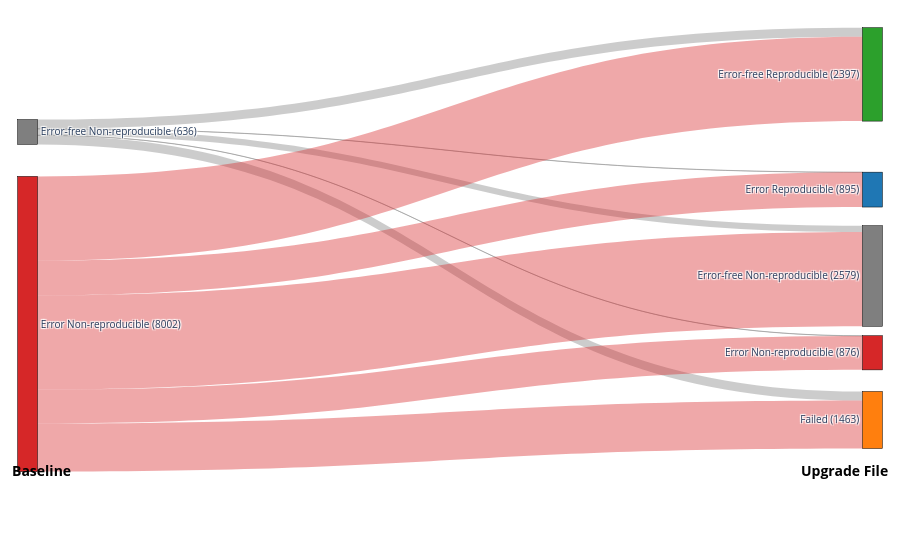

The cell this chart's notebook holds for it:
### Markdown cell above
# Upgrade

### Code cell
from collections import Counter
import json
import os
from pathlib import Path
from tqdm import tqdm
import plotly.graph_objects as go

with open("./verification/baseline_non_reproducible.json") as f:
    baselione_non_reproducible = json.load(f)
    
# Build Flow Data
labels = [
    "Error-free Reproducible", 
    "Error Reproducible", 
    "Error-free Non-reproducible", 
    "Error Non-reproducible", 
    "Failed"
]

NON_REPRO_BASELINE = ["Error-free Non-reproducible", "Error Non-reproducible"]
common_files = {k for k in baseline_cats if k in baselione_non_reproducible}
common_files = set(baseline_cats.keys()) & set(gpt_file_cats.keys())
print(f"Plotting {len(common_files)} common files.")
left_order = [l for l in labels if l in NON_REPRO_BASELINE]
right_order = labels[:]  # always show all 5 on Upgrade side

# Create node lists (left + right)
node_labels = left_order + right_order
n_left = len(left_order)
n_right = len(right_order)

# Fixed node positions
def _spread(n, top=0.05, bottom=0.95):
    if n <= 1:
        return [(top + bottom) / 2]
    step = (bottom - top) / (n - 1)
    return [top + i * step for i in range(n)]

node_x = [0.02] * n_left + [0.98] * n_right
# node_y = _spread(n_left, top=0.15, bottom=0.55) + _spread(n_right, top=0.05, bottom=0.95)
# Keep left spacing as-is; tighten lower right gaps
right_y = [0.03, 0.27, 0.45, 0.61, 0.75]  # tighter gaps for lower nodes
node_y = _spread(n_left, top=0.15, bottom=0.55) + right_y


# Create source (0-4) and target (5-9) indices
label_to_node_src = {l: i for i, l in enumerate(left_order)}
label_to_node_tgt = {l: i + n_left for i, l in enumerate(right_order)}

# Color palette for links (optional)
colors = {
    "Error-free Reproducible": "rgba(44, 160, 44, 0.4)",      # Green
    "Error-free Non-reproducible": "rgba(127, 127, 127, 0.4)", # Gray
    "Error Reproducible": "rgba(31, 119, 180, 0.4)",          # Blue
    "Error Non-reproducible": "rgba(214, 39, 40, 0.4)",       # Red
    "Failed": "rgba(255, 127, 14, 0.4)"                    # Orange
}

# common files
# common_files = set(baseline_cats.keys()) & set(gpt_file_cats.keys())
# print(f"Plotting {len(common_files)} common files.")

# Count transitions
transitions = {}
src_node_totals = {l: 0 for l in left_order}

for f in common_files:
    src = baseline_cats[f]
    tgt = gpt_file_cats[f] 
    if src not in label_to_node_src or tgt not in label_to_node_tgt:
        continue
    key = (src, tgt)
    transitions[key] = transitions.get(key, 0) + 1
    src_node_totals[src] += 1

# Calculate counts per category for labelling
src_counts = {l: 0 for l in left_order}
tgt_counts = {l: 0 for l in right_order}

# Helper for calculation
source_indices = []
target_indices = []
values = []
link_colors = []
link_customdata = []
link_labels = []

draw_order = [
    "Error-free Reproducible",
    "Error Reproducible",      # draw blue later (on top)
    "Error-free Non-reproducible",
    "Error Non-reproducible",  # draw red earlier
    "Failed",
]

# Build plot data
for (src_cat, tgt_cat), count in sorted(
    transitions.items(),
    key=lambda kv: (
        draw_order.index(kv[0][0]), # Sort by Source (Layering)
        draw_order.index(kv[0][1]) # Sort by Target (uncrossing)
    )
):
    src_counts[src_cat] += count
    tgt_counts[tgt_cat] += count
    
    source_indices.append(label_to_node_src[src_cat])
    target_indices.append(label_to_node_tgt[tgt_cat])
    values.append(count)
    link_colors.append(colors[src_cat])
    
    # Calculate percentage relative to the SOURCE node total
    # e.g., 502 / 3007 if 3007 is the total for that source category
    total_in_src = src_node_totals[src_cat]
    pct = (count / total_in_src) * 100 if total_in_src > 0 else 0
    
    # Format: "502, 502/3007 (16.7%)"
    info_str = f"{count}, {pct:.1f}%"
    link_customdata.append(info_str)
    link_labels.append(info_str)

# Update labels with counts
global_baseline = Counter(baseline_cats.values())
src_labels = [f"{l} ({global_baseline[l]})" for l in left_order]
global_baseline = Counter(gpt_file_cats.values())
tgt_labels = [f"{l} ({global_baseline[l]})" for l in right_order]

# Build link annotations at the midpoint of each link
link_annotations = []
for i, (s, t) in enumerate(zip(source_indices, target_indices)):
    x_mid = (node_x[s] + node_x[t]) / 2
    y_mid = (node_y[s] + node_y[t]) / 2
    link_annotations.append(
        dict(
            x=x_mid,
            y=y_mid,
            xref="paper",
            yref="paper",
            text=link_labels[i],
            showarrow=False,
            font=dict(size=10, color="black"),
            bgcolor="rgba(255,255,255,0.6)",
        )
    )

# Plot
fig = go.Figure(data=[go.Sankey(
    arrangement="fixed",
    node = dict(
        pad = 40,
        thickness = 20,
        line = dict(color = "black", width = 0.5),
        label = src_labels + tgt_labels, # Label list repeats for left and right with counts
        color = [colors[l].replace("0.4", "1.0") for l in left_order + right_order],
        x=node_x,
        y=node_y,
    ),
    link = dict(
        source = source_indices,
        target = target_indices,
        value = values,
        color = link_colors,
        # Plotly Sankey does not support static text on links, 
        # so we use hover labels to display the detailed stats.
        customdata = link_customdata,
        hovertemplate='From: %{source.label}<br>To: %{target.label}<br>Stats: %{customdata}<extra></extra>'
    ))])

fig.update_layout(
    # title_text="Notebook Status Flow", 
    font_size=10,
    annotations=[
        dict(
            x=0, y=0.12,
            xref="paper", yref="paper",
            text="Baseline",
            showarrow=False,
            font=dict(size=14, color="black", weight="bold")
        ),
        dict(
            x=1, y=0.12,
            xref="paper", yref="paper",
            text="Upgrade File",
            showarrow=False,
            font=dict(size=14, color="black", weight="bold")
        )
    ],
    margin=dict(b=20, t=60, l=10, r=10) # Add bottom margin for annotations
)
fig.write_image("sankey_baseline_vs_f-upgrade.png", scale=3)
fig.show()

### Figure 1 — Plotly figure (JSON) as saved in the notebook; plotly's stock layout.template omitted (floating-point values rounded to 4 significant figures)
{"data": [{"arrangement": "fixed", "link": {"color": ["rgba(127, 127, 127, 0.4)", "rgba(127, 127, 127, 0.4)", "rgba(127, 127, 127, 0.4)", "rgba(127, 127, 127, 0.4)", "rgba(127, 127, 127, 0.4)", "rgba(214, 39, 40, 0.4)", "rgba(214, 39, 40, 0.4)", "rgba(214, 39, 40, 0.4)", "rgba(214, 39, 40, 0.4)", "rgba(214, 39, 40, 0.4)"], "customdata": ["234, 36.8%", "4, 0.6%", "163, 25.6%", "4, 0.6%", "231, 36.3%", "2163, 28.6%", "891, 11.8%", "2416, 31.9%", "872, 11.5%", "1232, 16.3%"], "hovertemplate": "From: %{source.label}<br>To: %{target.label}<br>Stats: %{customdata}<extra></extra>", "source": [0, 0, 0, 0, 0, 1, 1, 1, 1, 1], "target": [2, 3, 4, 5, 6, 2, 3, 4, 5, 6], "value": [234, 4, 163, 4, 231, 2163, 891, 2416, 872, 1232]}, "node": {"color": ["rgba(127, 127, 127, 1.0)", "rgba(214, 39, 40, 1.0)", "rgba(44, 160, 44, 1.0)", "rgba(31, 119, 180, 1.0)", "rgba(127, 127, 127, 1.0)", "rgba(214, 39, 40, 1.0)", "rgba(255, 127, 14, 1.0)"], "label": ["Error-free Non-reproducible (636)", "Error Non-reproducible (8002)", "Error-free Reproducible (2397)", "Error Reproducible (895)", "Error-free Non-reproducible (2579)", "Error Non-reproducible (876)", "Failed (1463)"], "line": {"color": "black", "width": 0.5}, "pad": 40, "thickness": 20, "x": [0.02, 0.02, 0.98, 0.98, 0.98, 0.98, 0.98], "y": [0.15, 0.55, 0.03, 0.27, 0.45, 0.61, 0.75]}, "type": "sankey"}], "layout": {"annotations": [{"font": {"color": "black", "size": 14, "weight": "bold"}, "showarrow": false, "text": "Baseline", "x": 0, "xref": "paper", "y": 0.12, "yref": "paper"}, {"font": {"color": "black", "size": 14, "weight": "bold"}, "showarrow": false, "text": "Upgrade File", "x": 1, "xref": "paper", "y": 0.12, "yref": "paper"}], "font": {"size": 10}, "margin": {"b": 20, "l": 10, "r": 10, "t": 60}}}
